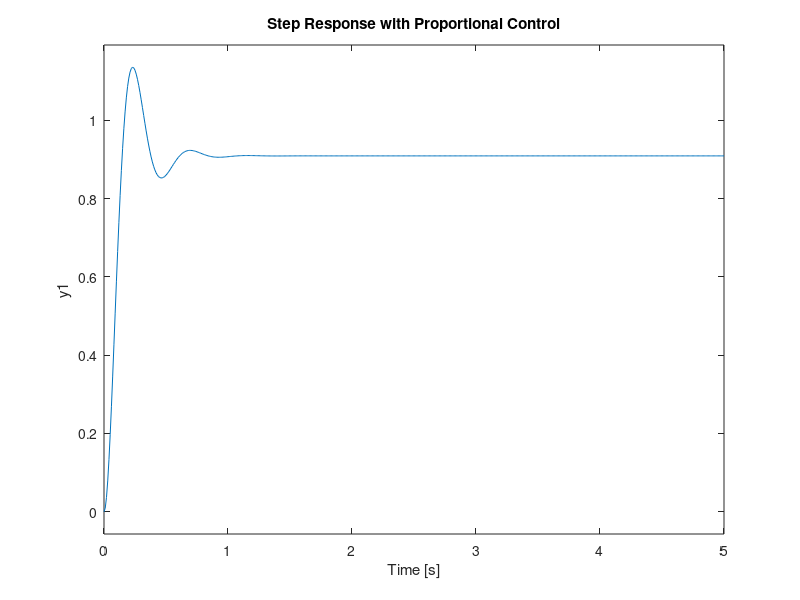

Source code (MATLAB):
J = 0.01;
b = 0.1;
K = 0.01;
R = 1;
L = 0.5;
s = tf('s');
P_motor = K/((J*s+b)*(L*s+R)+K^2);

% closed loop system
Kp = 100;
C = pid(Kp);
sys_cl = feedback(C*P_motor,1);

t = 0:0.01:5;
step(sys_cl,t)
grid
title('Step Response with Proportional Control')